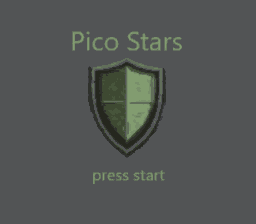

A 2D game scene composited from a Tiled map and its tileset images. What follows is a short description and the map's XML, with every tile layer's data as written:
An orthogonal 32x28 tile map with 8x8 px tiles, 1 tile layer (Calque de Tuiles 1).

<map version="1.9" tiledversion="1.9.2" orientation="orthogonal" renderorder="right-down" width="32" height="28" tilewidth="8" tileheight="8" infinite="0" nextlayerid="2" nextobjectid="1">
 <tileset firstgid="1" name="titlescreen_tileset" tilewidth="8" tileheight="8" tilecount="325" columns="25">
  <image source="../../gfx/png/titlescreen_tileset.png" width="200" height="104" />
 </tileset>
 <layer id="1" name="Calque de Tuiles 1" width="32" height="28">
  <data encoding="csv">
266,266,266,266,266,266,266,266,266,266,266,266,266,266,266,266,266,266,266,266,266,266,266,266,266,266,266,266,266,266,266,266,
266,266,266,266,266,266,266,266,266,266,266,266,266,266,266,266,266,266,266,266,266,266,266,266,266,266,266,266,266,266,266,266,
266,266,266,266,266,266,266,266,266,266,266,266,266,266,266,266,266,266,266,266,266,266,266,266,266,266,266,266,266,266,266,266,
266,266,266,266,266,266,266,266,266,36,37,38,39,40,41,42,43,44,45,46,47,48,49,266,266,266,266,266,266,266,266,266,
266,266,266,266,266,266,266,266,266,61,62,63,64,65,66,67,68,69,70,71,72,73,74,266,266,266,266,266,266,266,266,266,
266,266,266,266,266,266,266,266,266,86,87,88,89,90,91,92,93,94,95,96,97,98,99,266,266,266,266,266,266,266,266,266,
266,266,266,266,266,266,266,266,266,111,112,113,114,115,116,117,118,119,120,121,122,123,124,266,266,266,266,266,266,266,266,266,
266,266,266,266,266,266,266,266,266,266,266,1,2,3,4,5,6,7,8,9,10,266,266,266,266,266,266,266,266,266,266,266,
266,266,266,266,266,266,266,266,266,266,266,26,27,28,29,30,31,32,33,34,35,266,266,266,266,266,266,266,266,266,266,266,
266,266,266,266,266,266,266,266,266,266,266,51,52,53,54,55,56,57,58,59,60,266,266,266,266,266,266,266,266,266,266,266,
266,266,266,266,266,266,266,266,266,266,266,76,77,78,79,80,81,82,83,84,85,266,266,266,266,266,266,266,266,266,266,266,
266,266,266,266,266,266,266,266,266,266,266,101,102,103,104,105,106,107,108,109,110,266,266,266,266,266,266,266,266,266,266,266,
266,266,266,266,266,266,266,266,266,266,266,126,127,128,129,130,131,132,133,134,135,266,266,266,266,266,266,266,266,266,266,266,
266,266,266,266,266,266,266,266,266,266,266,151,152,153,154,155,156,157,158,159,160,266,266,266,266,266,266,266,266,266,266,266,
266,266,266,266,266,266,266,266,266,266,266,176,177,178,179,180,181,182,183,184,185,266,266,266,266,266,266,266,266,266,266,266,
266,266,266,266,266,266,266,266,266,266,266,201,202,203,204,205,206,207,208,209,210,266,266,266,266,266,266,266,266,266,266,266,
266,266,266,266,266,266,266,266,266,266,266,226,227,228,229,230,231,232,233,234,235,266,266,266,266,266,266,266,266,266,266,266,
266,266,266,266,266,266,266,266,266,266,266,251,252,253,254,255,256,257,258,259,260,266,266,266,266,266,266,266,266,266,266,266,
266,266,266,266,266,266,266,266,266,266,266,276,277,278,279,280,281,282,283,284,285,266,266,266,266,266,266,266,266,266,266,266,
266,266,266,266,266,266,266,266,266,266,266,301,302,303,304,305,306,307,308,309,310,266,266,266,266,266,266,266,266,266,266,266,
266,266,266,266,266,266,266,266,266,266,266,266,266,266,266,266,266,266,266,266,266,266,266,266,266,266,266,266,266,266,266,266,
266,266,266,266,266,266,266,266,266,266,266,137,138,139,140,141,142,143,144,145,146,266,266,266,266,266,266,266,266,266,266,266,
266,266,266,266,266,266,266,266,266,266,266,162,163,164,165,166,167,168,169,170,171,266,266,266,266,266,266,266,266,266,266,266,
266,266,266,266,266,266,266,266,266,266,266,266,266,266,266,266,266,266,266,266,266,266,266,266,266,266,266,266,266,266,266,266,
266,266,266,266,266,266,266,266,266,266,266,266,266,266,266,266,266,266,266,266,266,266,266,266,266,266,266,266,266,266,266,266,
266,266,266,266,266,266,266,266,266,266,266,266,266,266,266,266,266,266,266,266,266,266,266,266,266,266,266,266,266,266,266,266,
266,266,266,266,266,266,266,266,266,266,266,266,266,266,266,266,266,266,266,266,266,266,266,266,266,266,266,266,266,266,266,266,
266,266,266,266,266,266,266,266,266,266,266,266,266,266,266,266,266,266,266,266,266,266,266,266,266,266,266,266,266,266,266,266
</data>
 </layer>
</map>